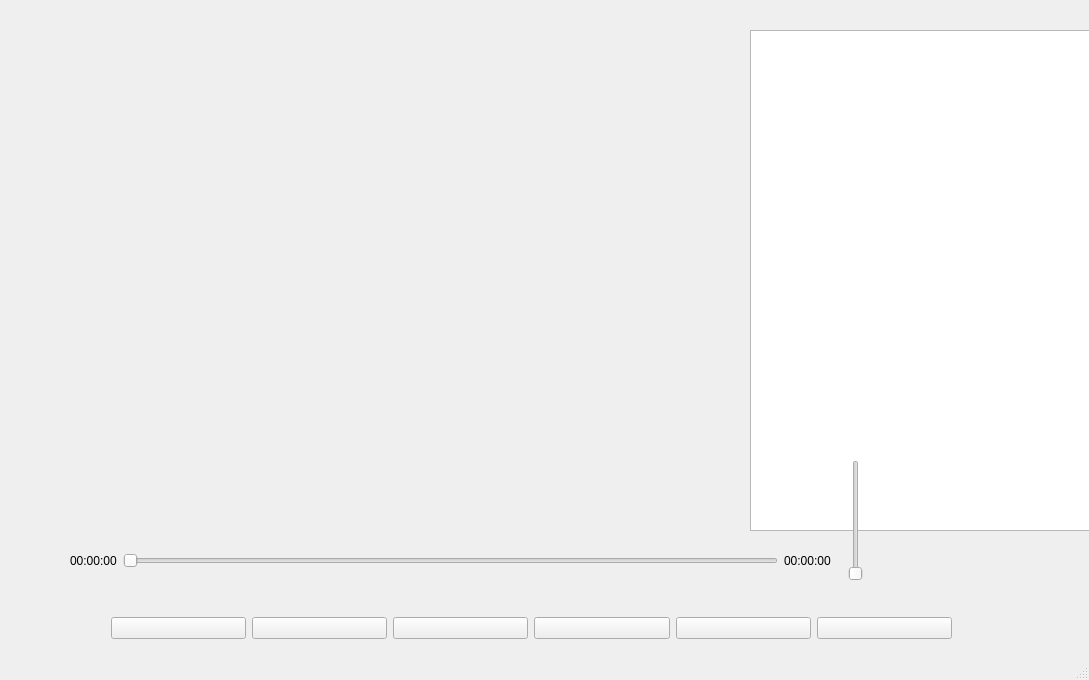
<?xml version="1.0" encoding="UTF-8"?>
<ui version="4.0">
 <class>MainWindow</class>
 <widget class="QMainWindow" name="MainWindow">
  <property name="geometry">
   <rect>
    <x>0</x>
    <y>0</y>
    <width>1089</width>
    <height>680</height>
   </rect>
  </property>
  <property name="windowTitle">
   <string>MainWindow</string>
  </property>
  <widget class="QWidget" name="centralwidget">
   <widget class="QListWidget" name="musicListWidget">
    <property name="geometry">
     <rect>
      <x>750</x>
      <y>30</y>
      <width>341</width>
      <height>501</height>
     </rect>
    </property>
   </widget>
   <widget class="QWidget" name="layoutWidget">
    <property name="geometry">
     <rect>
      <x>70</x>
      <y>540</y>
      <width>761</width>
      <height>41</height>
     </rect>
    </property>
    <layout class="QHBoxLayout" name="horizontalLayout_2">
     <item>
      <widget class="QLabel" name="currentTime">
       <property name="text">
        <string>00:00:00</string>
       </property>
      </widget>
     </item>
     <item>
      <widget class="QSlider" name="progressBar">
       <property name="orientation">
        <enum>Qt::Orientation::Horizontal</enum>
       </property>
      </widget>
     </item>
     <item>
      <widget class="QLabel" name="endTime">
       <property name="text">
        <string>00:00:00</string>
       </property>
      </widget>
     </item>
    </layout>
   </widget>
   <widget class="QSlider" name="volumeBar">
    <property name="geometry">
     <rect>
      <x>830</x>
      <y>460</y>
      <width>51</width>
      <height>121</height>
     </rect>
    </property>
    <property name="orientation">
     <enum>Qt::Orientation::Vertical</enum>
    </property>
   </widget>
   <widget class="QWidget" name="layoutWidget">
    <property name="geometry">
     <rect>
      <x>111</x>
      <y>603</y>
      <width>841</width>
      <height>51</height>
     </rect>
    </property>
    <layout class="QHBoxLayout" name="horizontalLayout">
     <item>
      <widget class="QPushButton" name="PrevBtn">
       <property name="text">
        <string/>
       </property>
      </widget>
     </item>
     <item>
      <widget class="QPushButton" name="PlayAndPauseBtn">
       <property name="text">
        <string/>
       </property>
      </widget>
     </item>
     <item>
      <widget class="QPushButton" name="NextBtn">
       <property name="text">
        <string/>
       </property>
      </widget>
     </item>
     <item>
      <widget class="QPushButton" name="ModeBtn">
       <property name="text">
        <string/>
       </property>
      </widget>
     </item>
     <item>
      <widget class="QPushButton" name="ListBtn">
       <property name="text">
        <string/>
       </property>
      </widget>
     </item>
     <item>
      <widget class="QPushButton" name="volumeBtn">
       <property name="text">
        <string/>
       </property>
      </widget>
     </item>
    </layout>
   </widget>
   <widget class="QLabel" name="disc">
    <property name="geometry">
     <rect>
      <x>90</x>
      <y>170</y>
      <width>171</width>
      <height>171</height>
     </rect>
    </property>
    <property name="text">
     <string/>
    </property>
   </widget>
   <zorder>layoutWidget</zorder>
   <zorder>musicListWidget</zorder>
   <zorder>layoutWidget</zorder>
   <zorder>volumeBar</zorder>
   <zorder>disc</zorder>
  </widget>
  <widget class="QStatusBar" name="statusbar"/>
 </widget>
 <resources/>
 <connections/>
</ui>
